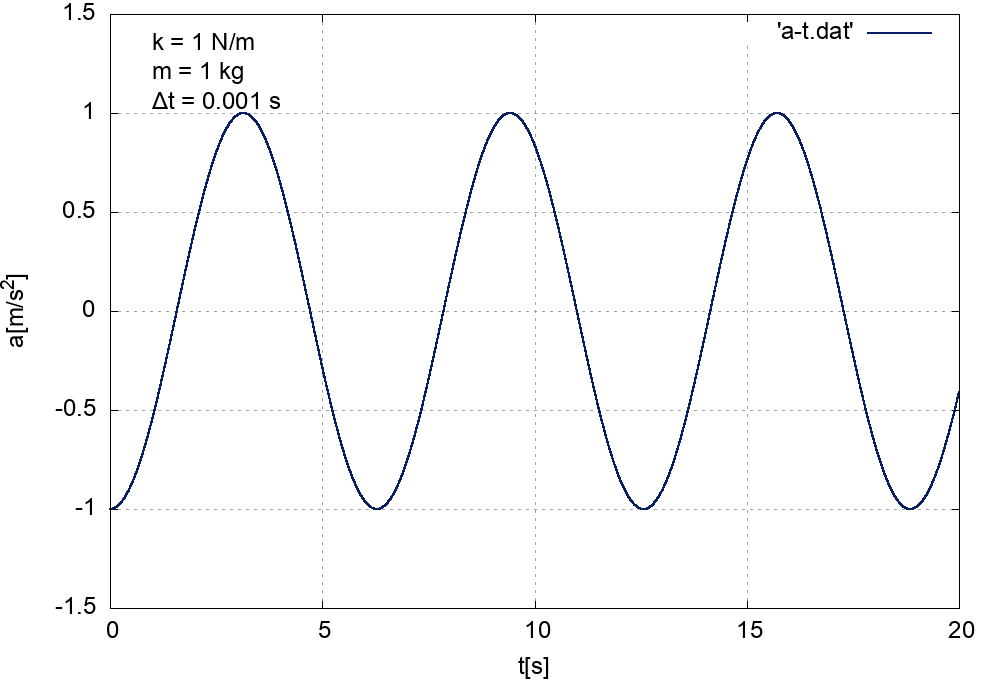

Source code (gnuplot):
unset multiplot
reset
set encoding utf8

#POSTAVKE GRAFA: DIMENZIJE SLIKE, VELICINA FONTA, IME SLIKE
set term png font "Arial,18pt" size 1000,700 fontscale 1.0 dl 2.0
set output 'a-t.png'

set samples 10000
set bmargin 0.
set lmargin 0.
set rmargin 0.
set tmargin 0.

set style line 1  lt 1 lw 2 lc rgb "#071F61"

set multiplot
  set origin 0.11,0.13 #POMICANJE POCETKA GRAFA KAKO BI STALI OPISI KOORDINATNIH OSI
  set size   0.85,0.85 #VELICINA PODRUCJA U KOJEM ISCRTAVA GRAF (UDIO U 1.0 X 1.0)
    set key top right #POSTAVLJA LEGENDU GORE DESNO
    set grid #KOORDINATNA MREZA
    set xlabel 't[s]'
    set ylabel 'a[m/s^2]'
    set xrange [0:20]
    set label 1 "k = 1 N/m" at graph 0.05, graph 0.95
    set label 2 "m = 1 kg" at graph 0.05, graph 0.90
    set label 3 "Δt = 0.001 s" at graph 0.05, graph 0.85

    plot 'a-t.dat' w l ls 1

unset multiplot
unset output
set term GNUTERM
